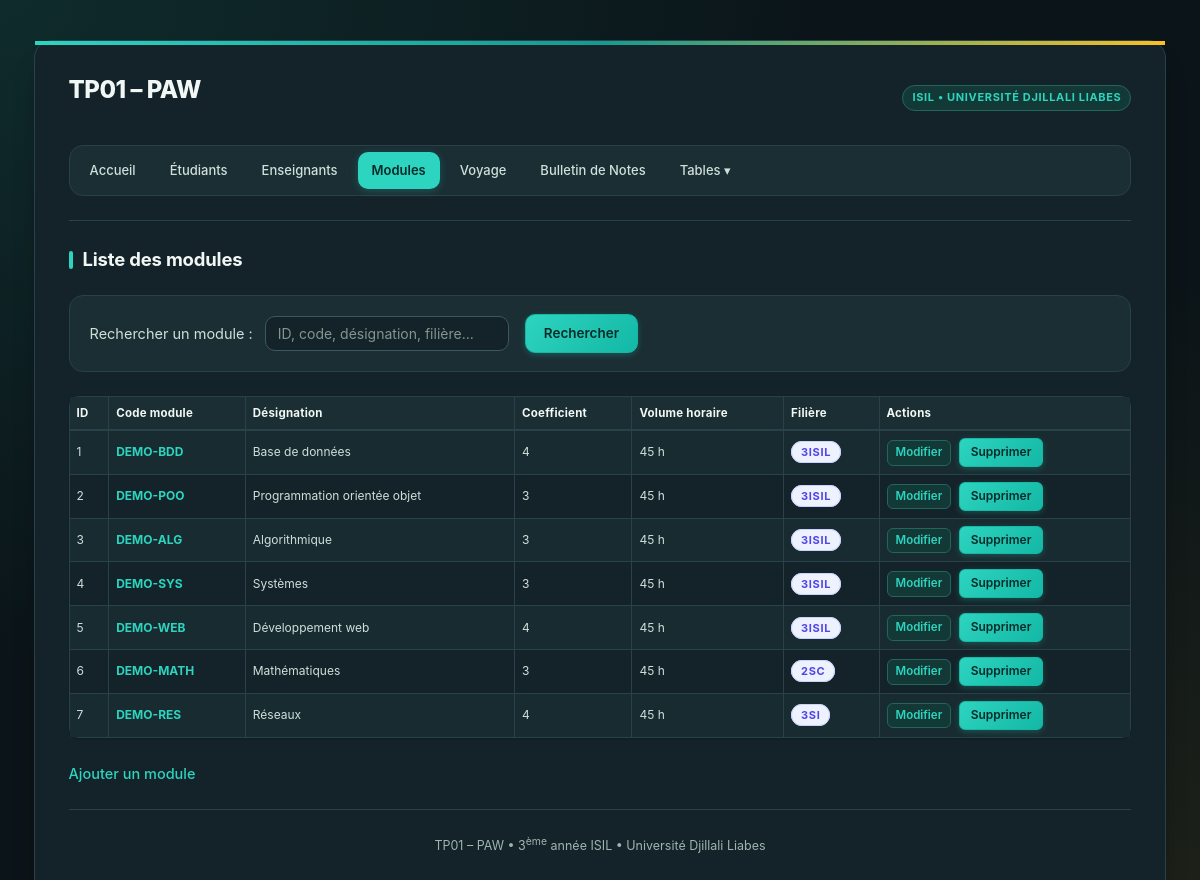
The page /module/liste.php on the database its author committed.
### tables this page shows
CREATE TABLE IF NOT EXISTS module (
  id             INT AUTO_INCREMENT PRIMARY KEY,
  code_module    VARCHAR(20)  NOT NULL,
  designation    VARCHAR(100) NOT NULL,
  coefficient    INT          NOT NULL DEFAULT 1,
  volume_horaire INT          NOT NULL DEFAULT 0,
  filiere        VARCHAR(50)  NOT NULL
);

### includes/fonctions.php (called while the page is built, shortened)
<?php
function h($texte): string
{
    return htmlspecialchars((string)$texte, ENT_QUOTES, 'UTF-8');
}

### module/liste.php (the view, shortened to what this page needs)
<?php
require_once __DIR__ . '/../config/database.php';
require_once __DIR__ . '/../includes/fonctions.php';
$q = trim((string)($_GET['q'] ?? ''));
$modules = [];
$erreur = null;
try {
    if ($q !== '') {
        $stmt = $pdo->prepare(
            'SELECT * FROM module
             WHERE id = :id OR code_module LIKE :q OR designation LIKE :q OR filiere LIKE :q
             ORDER BY id'
        );
        $idVal = filter_var($q, FILTER_VALIDATE_INT);
        $stmt->execute([
            ':id' => $idVal !== false ? $idVal : 0,
            ':q'  => '%' . $q . '%',
        ]);
    } else {
        $stmt = $pdo->query('SELECT * FROM module ORDER BY id');
    }
    $modules = $stmt->fetchAll();
} catch (PDOException $e) {
    $erreur = "Erreur lors du chargement des modules.";
}
require __DIR__ . '/../includes/header.php';
?>
<form method="get" action="liste.php" class="form-recherche">
    <label for="search-module">Rechercher un module :</label>
    <input type="text" name="q" id="search-module" placeholder="ID, code, désignation, filière..." value="<?= h($q) ?>">
    <button type="submit">Rechercher</button>
</form>
<?php if ($erreur): ?>
    <p class="erreur"><?= h($erreur) ?></p>
<?php elseif (!$modules && $q !== ''): ?>
    <p>Aucun module trouvé pour la recherche « <?= h($q) ?> ».</p>
<?php elseif (!$modules): ?>
    <p>Aucun module enregistré.</p>
<?php else: ?>
    <table class="liste">
        <tr>
            <th>ID</th>
            <th>Code module</th>
            <th>Désignation</th>
            <th>Coefficient</th>
            <th>Volume horaire</th>
            <th>Filière</th>
            <th>Actions</th>
        </tr>
        <?php foreach ($modules as $m): ?>
            <tr>
                <td><?= h($m['id']) ?></td>
                <td><strong style="color:var(--primary);"><?= h($m['code_module']) ?></strong></td>
                <td><?= h($m['designation']) ?></td>
                <td><?= h($m['coefficient']) ?></td>
                <td><?= h($m['volume_horaire']) ?> h</td>
                <td><span class="brand-badge" style="background:#eef2ff; color:#4f46e5; border-color:#c7d2fe;"><?= h($m['filiere']) ?></span></td>
                <td>
                    <a href="module.php?id=<?= h($m['id']) ?>">Modifier</a>
                    <form method="post" action="supprimer.php" style="display:inline;" onsubmit="return confirm('Supprimer le module <?= h($m['designation']) ?> (ID <?= h($m['id']) ?>) ?');">
                        <button type="submit">Supprimer</button>
                    </form>
                </td>
            </tr>
        <?php endforeach; ?>
    </table>
<?php endif; ?>
<p><a href="module.php">Ajouter un module</a></p>
<?php require __DIR__ . '/../includes/footer.php'; ?>

### rows shown on the page
module: id "1", code_module "DEMO-BDD", designation "Base de données", coefficient "4", volume_horaire "45", filiere "3ISIL"
module: id "2", code_module "DEMO-POO", designation "Programmation orientée objet", coefficient "3", volume_horaire "45", filiere "3ISIL"
module: id "3", code_module "DEMO-ALG", designation "Algorithmique", coefficient "3", volume_horaire "45", filiere "3ISIL"
module: id "4", code_module "DEMO-SYS", designation "Systèmes", coefficient "3", volume_horaire "45", filiere "3ISIL"
module: id "5", code_module "DEMO-WEB", designation "Développement web", coefficient "4", volume_horaire "45", filiere "3ISIL"
module: id "6", code_module "DEMO-MATH", designation "Mathématiques", coefficient "3", volume_horaire "45", filiere "2SC"
module: id "7", code_module "DEMO-RES", designation "Réseaux", coefficient "4", volume_horaire "45", filiere "3SI"

### other values the page prints
$titre "Liste des modules"
